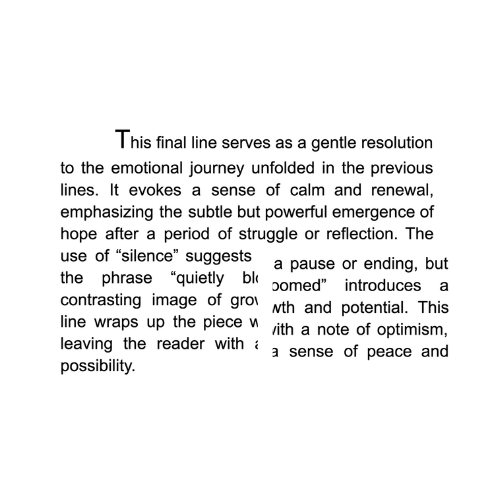
#> input picture images/cut.png, 500 x 500 px
$ python misalign.py ../images/cut.png ../images/horizontal_misalign.png
#> lines starting #> are read from the running program, lines starting #| are printed output that depends on the picture; after the words box and inside, x2 and y2 are one past the last pixel; in counts of white or black regions, pixels touching at a corner belong together
import cv2
import numpy as np
import argparse

def find_misalignment(template_path, scanned_path, output_path="misalignment_output.png"):
    """
    Compares a scanned image against a template to find and highlight misalignments.

    Args:
        template_path (str): The file path for the perfect template image.
        scanned_path (str): The file path for the scanned print to check.
        output_path (str): The file path to save the result image.
    """
#> called with template_path = '../images/cut.png', scanned_path = '../images/horizontal_misalign.png', output_path = 'misalignment_output.png'
    print("Starting misalignment check...")

    # --- 1. Load Images ---
    # Read the template and the scanned image in grayscale.
    # Grayscale is sufficient for alignment and difference checking.
    try:
        template_img = cv2.imread(template_path, cv2.IMREAD_GRAYSCALE)
#> template_img is the input picture: shape (500, 500); min 0, max 255, mean 241.7
        scanned_img = cv2.imread(scanned_path, cv2.IMREAD_GRAYSCALE)
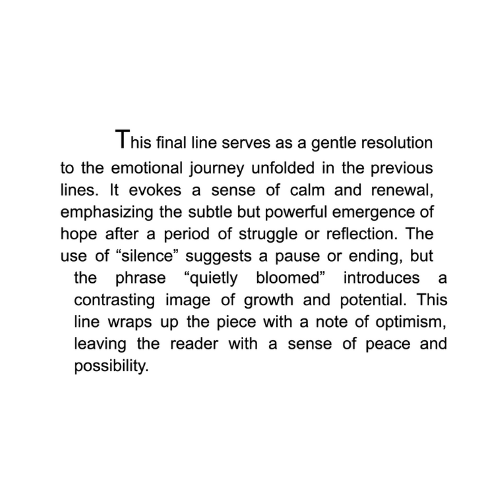
#> input picture images/horizontal_misalign.png, 500 x 500 px
#> scanned_img is the input picture: shape (500, 500); min 0, max 255, mean 241.7

        if template_img is None:
            print(f"Error: Could not load template image at {template_path}")
            return
        if scanned_img is None:
            print(f"Error: Could not load scanned image at {scanned_path}")
            return

    except Exception as e:
        print(f"An error occurred while reading the images: {e}")
        return

    print("Images loaded successfully.")

    # --- 2. Feature Detection and Matching ---
    # We use ORB (Oriented FAST and Rotated BRIEF) to find key features in both images.
    # ORB is efficient and free to use.
    MAX_FEATURES = 1000
    GOOD_MATCH_PERCENT = 0.15

    orb = cv2.ORB_create(MAX_FEATURES)
    keypoints1, descriptors1 = orb.detectAndCompute(template_img, None)
#> keypoints1 = 1000 keypoints; strongest (x, y, size): (180, 140, 31), (125, 133, 37.2), (381, 329, 31), (118, 319, 31)
    keypoints2, descriptors2 = orb.detectAndCompute(scanned_img, None)
#> keypoints2 = 1000 keypoints; strongest (x, y, size): (180, 140, 31), (426, 341, 31), (125, 133, 37.2), (198, 345, 31)

    # Match the features between the two images.
    matcher = cv2.DescriptorMatcher_create(cv2.DESCRIPTOR_MATCHER_BRUTEFORCE_HAMMING)
    matches = matcher.match(descriptors1, descriptors2, None)
#> matches = 1000 matches

    # Sort matches by score. Use sorted() as it returns a new list from the tuple.
    matches = sorted(matches, key=lambda x: x.distance)

    # Keep the best ones.
    num_good_matches = int(len(matches) * GOOD_MATCH_PERCENT)
#> num_good_matches = 150
    matches = matches[:num_good_matches]
#> matches = 150 matches

    print(f"Found {len(matches)} good feature matches.")
#| Found 150 good feature matches.

    # --- 3. Image Alignment (Registration) ---
    # If we have enough good matches, we can align the scanned image to the template.
    if len(matches) > 10: # Need at least a few matches for a reliable transform
        # Extract location of good matches
        points1 = np.zeros((len(matches), 2), dtype=np.float32)
#> points1 = 150 pairs, first value 0 to 0, second value 0 to 0
        points2 = np.zeros((len(matches), 2), dtype=np.float32)
#> points2 = 150 pairs, first value 0 to 0, second value 0 to 0

        for i, match in enumerate(matches):
            points1[i, :] = keypoints1[match.queryIdx].pt
            points2[i, :] = keypoints2[match.trainIdx].pt
#> this loop made 150 passes
#> after the loop, points1 = 150 pairs, first value 63 to 431, second value 130.8 to 370; points2 has the same summary as points1

        # Find the homography matrix, which describes the perspective transformation.
        h, mask = cv2.findHomography(points2, points1, cv2.RANSAC)
#> h = [[1, -7.66e-16, 4.26e-13], [-7.22e-17, 1, 1.77e-13], [-1.91e-19, -8.27e-19, 1]]; mask = 150 values, max 1 at index 0, min 0 at index 56, mean 0.993

        # Use the homography matrix to "warp" the scanned image to match the template's perspective.
        height, width = template_img.shape
#> height = 500; width = 500
        scanned_aligned = cv2.warpPerspective(scanned_img, h, (width, height))
        print("Scanned image aligned to template.")
    else:
        print("Not enough matches found to align images. Exiting.")
        # As a fallback, use the original scanned image, though results will be poor.
        scanned_aligned = scanned_img


    # --- 4. Difference Analysis ---
    # Now that the images are aligned, we can find the differences.

    # Calculate the absolute difference between the template and the aligned scan.
    # Areas that are the same will be black (0), differences will be lighter.
    diff = cv2.absdiff(template_img, scanned_aligned)
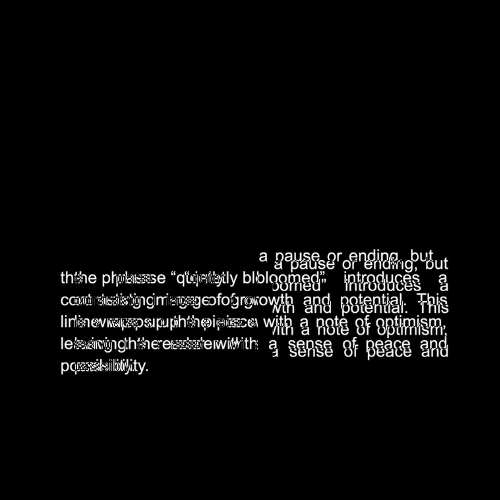
#> diff: shape (500, 500); min 0, max 255, mean 9.1

    # Apply a threshold. This makes the differences stand out as white pixels.
    # Any pixel value > 30 is considered a difference and set to 255 (white).
    thresh_val, thresh_img = cv2.threshold(diff, 30, 255, cv2.THRESH_BINARY)
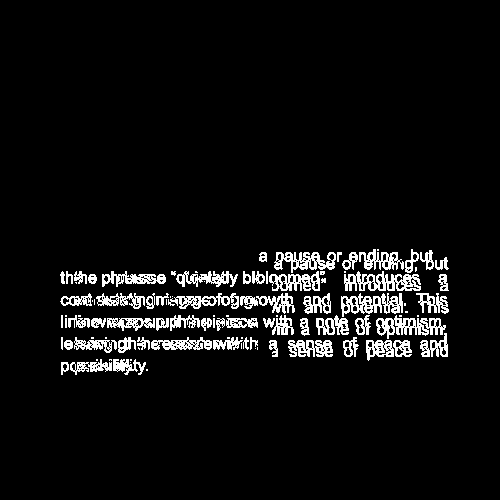
#> thresh_img: shape (500, 500); 5.9% white in thin lines or dots, all inside (x1, y1, x2, y2) = (60, 249, 449, 375)
    print("Difference image calculated and thresholded.")

    # --- 5. Find and Highlight Errors ---
    # Find the contours (outlines) of the white areas (the errors).
    contours, _ = cv2.findContours(thresh_img, cv2.RETR_EXTERNAL, cv2.CHAIN_APPROX_SIMPLE)
#> contours = 101 contours, 43 with area under 20; largest, box (x1, y1, x2, y2) and area: (344, 271, 421, 291) 873, (376, 315, 446, 339) 774, (341, 293, 403, 317) 758, (274, 252, 336, 273) 646, (269, 271, 320, 291) 564

    # Load the original color scanned image to draw the results on.
    scanned_color = cv2.imread(scanned_path)

    misalignment_detected = False
    min_contour_area = 50 # Ignore very small, insignificant differences (noise).

    for contour in contours:
        if cv2.contourArea(contour) > min_contour_area:
            misalignment_detected = True
            # Get a bounding box around the contour and draw it on the color image.
            (x, y, w, h) = cv2.boundingRect(contour)
            cv2.rectangle(scanned_color, (x, y), (x + w, y + h), (0, 0, 255), 2) # Red rectangle
#> this loop made 101 passes
#> (x, y, w, h) on passes 3, 5, 7, 13, 14, 15, 16, 17, 18, 22, 24, 25: (61, 362, 8, 13), (113, 359, 33, 16), (70, 359, 42, 16), (393, 340, 19, 17), (366, 340, 28, 21), (288, 340, 45, 17), (269, 340, 9, 17), (64, 340, 9, 10), (343, 337, 16, 20), (213, 337, 30, 13), (151, 337, 61, 13), (137, 337, 13, 13)
#> contour on passes 1, 2, 4, 8, 9, 10: [[146, 369], [146, 370], [147, 370], [147, 369]], [[130, 362]], [[130, 359], [130, 360], [131, 360], [131, 359]], [[96, 359], [96, 360], [97, 360], [97, 359]], [[255, 348]], [[257, 347], [257, 349]]
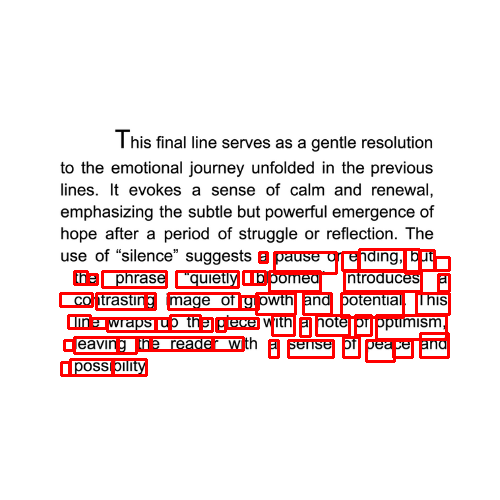
#> scanned_color: shape (500, 500, 3); 5.18% of pixels changed, all inside (x1, y1, x2, y2) = (59, 248, 451, 377)

    # --- 6. Output Result ---
    if misalignment_detected:
        print("\nResult: MISALIGNMENT DETECTED!")
        cv2.putText(scanned_color, "Misalignment Detected", (50, 50), cv2.FONT_HERSHEY_SIMPLEX, 1.5, (0, 0, 255), 3)
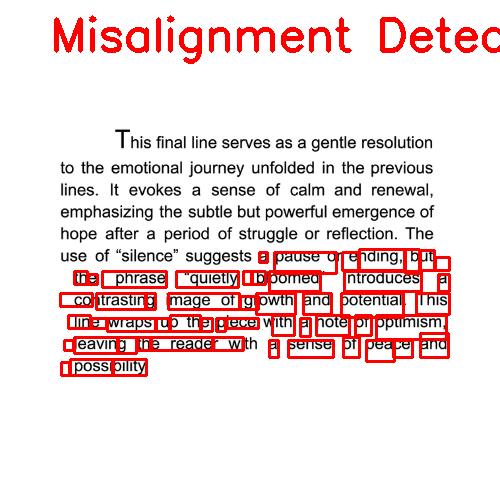
#> scanned_color: shape (500, 500, 3); 2.17% of pixels changed, all inside (x1, y1, x2, y2) = (54, 15, 500, 64)
    else:
        print("\nResult: No significant misalignment found.")
        cv2.putText(scanned_color, "No Misalignment Found", (50, 50), cv2.FONT_HERSHEY_SIMPLEX, 1.5, (0, 255, 0), 3)

    # Save the final image with the highlighted errors.
    cv2.imwrite(output_path, scanned_color)
    print(f"Output saved to {output_path}")


if __name__ == '__main__':
    # Set up command-line argument parsing
    parser = argparse.ArgumentParser(description="Find misalignments between a template and a scanned image.")
    parser.add_argument("template", help="Path to the template image file.")
    parser.add_argument("scanned", help="Path to the scanned image file.")
    parser.add_argument("-o", "--output", default="misalignment_output.png", help="Path to save the output image.")

    args = parser.parse_args()

    # Run the main function with the provided arguments
    find_misalignment(args.template, args.scanned, args.output)
